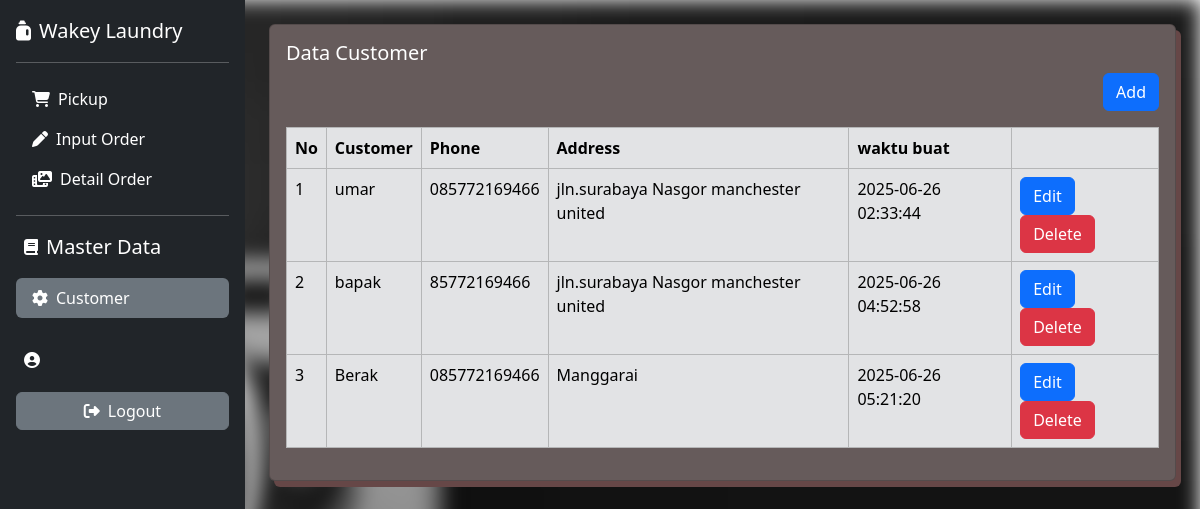
/home.php?page=customer, run on the app's committed database.
### tables this page shows
CREATE TABLE `customer` (
  `id` int(12) NOT NULL,
  `customer_name` varchar(50) NOT NULL,
  `phone` varchar(13) NOT NULL,
  `address` text NOT NULL,
  `created_at` timestamp NOT NULL DEFAULT current_timestamp(),
  `update_at` timestamp NULL DEFAULT NULL ON UPDATE current_timestamp(),
  `deleted_at` datetime NOT NULL
);

### content/customer.php (the view)
<?php
$query = mysqli_query($config, "SELECT * FROM customer WHERE deleted_at IS NULL");
$rows = mysqli_fetch_all($query, MYSQLI_ASSOC);
?>
<div class="row">
    <div class="col-12">
        <div class="card">
            <div class="card-body">
                <h5 class="card-title text-white"> Data Customer</h5>
                <div class="mb-3" align="right">
                    <a href="?page=tambah-customer" class="btn btn-primary">Add</a>
                </div>
                <div class="table-responsive">
                    <table class="table table-bordered table-secondary">
                        <thead>
                            <tr>
                                <th>No</th>
                                <th>Customer</th>
                                <th>Phone</th>
                                <th>Address</th>
                                <th>waktu buat</th>
                                <th></th>
                            </tr>
                        </thead>
                        <tbody>
                            <?php foreach($rows as $key => $row): ?>
                            <tr>
                                <td><?php echo $key += 1; ?></td>
                                <td><?php echo $row['customer_name'] ?></td>
                                <td><?php echo $row['phone'] ?></td>
                                <td><?php echo $row['address'] ?></td>
                                <td><?php echo $row['created_at'] ?></td>
                                <td>
                                    <a href="?page=tambah-customer&edit=<?php echo $row ['id']?>"
                                        class="btn btn-primary">Edit</a>
                                    <a onclick="return confirm('bener gak mau dihapus?')"
                                        href="?page=tambah-customer&delete=<?php echo $row ['id']?>"
                                        class="btn btn-danger">Delete</a>
                                </td>
                            </tr>
                            <?php endforeach ?>
                        </tbody>
                    </table>
                </div>
            </div>
        </div>
    </div>
</div>

### assets/css/style.css (style rules this page uses)
body { position: relative; margin: 0; padding: 0; }
.row .card { background-color: rgb(102, 91, 91); box-shadow: 5px 6px rgb(102, 71, 71); }

### data on the page
customer: key "1", customer_name "umar", phone "085772169466", address "jln.surabaya Nasgor manchester united", created_at "2025-06-26 02:33:44"
customer: key "2", customer_name "bapak", phone "85772169466", address "jln.surabaya Nasgor manchester united", created_at "2025-06-26 04:52:58"
customer: key "3", customer_name "Berak", phone "085772169466", address "Manggarai", created_at "2025-06-26 05:21:20"
